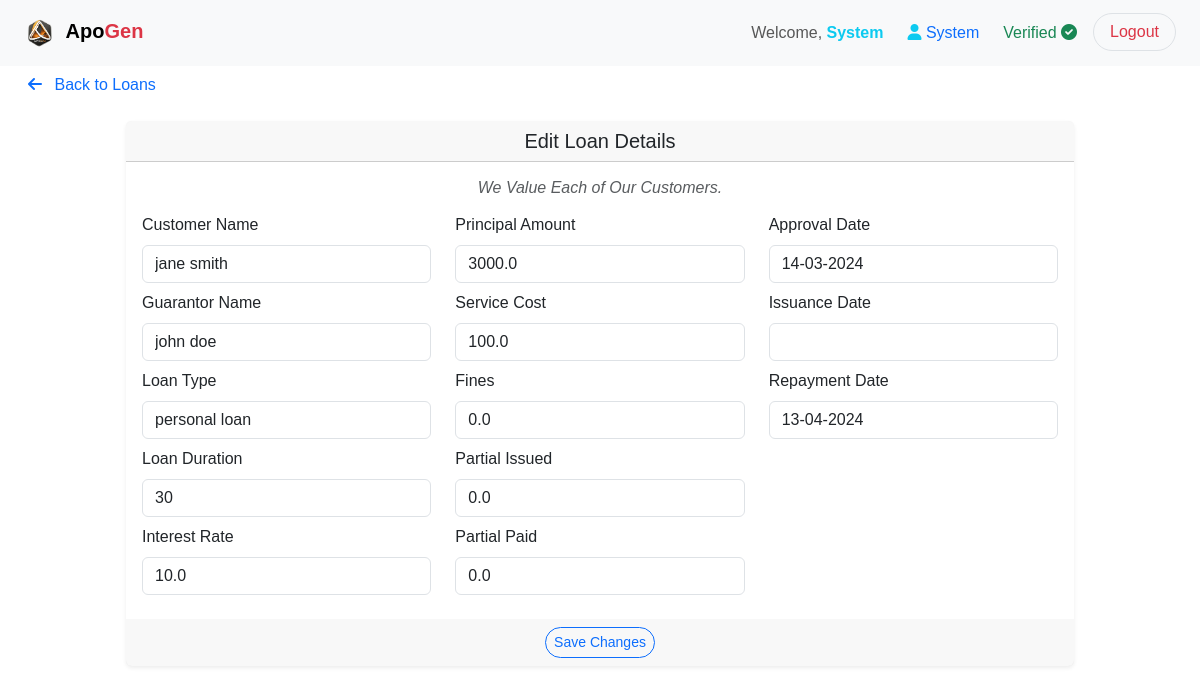
Screenshot of /edit_loan/1 (signed in) with the database file from the repository.
### app/server/database/models.py (models this page shows)
class User(UserMixin, db.Model):
    id = db.Column(db.Integer, primary_key=True)
    first_name = db.Column(db.String(255), nullable=False)
    last_name = db.Column(db.String(255), nullable=False)
    email = db.Column(db.String(255), unique=True, nullable=False)
    mobile_number = db.Column(db.String(15), nullable=False)
    id_number = db.Column(db.String(20), unique=True, nullable=False)
    education_level = db.Column(db.String(50), nullable=False)
    occupation = db.Column(db.String(255), nullable=False)
    dob = db.Column(db.Date, nullable=False)
    password = db.Column(db.String(255), nullable=False)
    membership = db.Column(db.Boolean, default=False, nullable=False)
    verification_status = db.Column(db.Boolean, default=False, nullable=False)
    profile_picture = db.Column(db.String(255))
    timestamp = db.Column(db.DateTime, default=datetime.now(timezone.utc) + timedelta(hours=3), nullable=False)
    role_id = db.Column(db.Integer, db.ForeignKey('role.id'), nullable=False)
    role = db.relationship('Role', backref='users')
    loans = db.relationship('Loan', backref='guarantor', lazy=True)
    contributions = db.relationship('Contribution', backref='user', lazy=True)

class Role(db.Model):
    id = db.Column(db.Integer, primary_key=True)
    name = db.Column(db.String(50), unique=True, nullable=False)

class Loan(db.Model):
    id = db.Column(db.Integer, primary_key=True)
    customer_name = db.Column(db.String(255), nullable=False)
    guarantor_name = db.Column(db.String(255), nullable=False)
    loan_type = db.Column(db.String(255), nullable=False)
    principal = db.Column(db.Float, nullable=False)
    loan_duration = db.Column(db.Integer, nullable=False)
    interest_rate = db.Column(db.Float, default=10, nullable=False)
    service_cost = db.Column(db.Float, default=0, nullable=False)
    fines = db.Column(db.Float, default=0, nullable=True)
    partial_issuance = db.Column(db.Float, default=0, nullable=True)
    partial_payment = db.Column(db.Float, default=0, nullable=True)
    partial_balance = db.Column(db.Float, default=0, nullable=True)
    repayment = db.Column(db.Float, nullable=False)
    profit = db.Column(db.Float, nullable=False)
    loan_status = db.Column(db.String(255), default='pending', nullable=False)
    timestamp = db.Column(db.DateTime, default=datetime.now(timezone.utc) + timedelta(hours=3), nullable=False)
    approval_timestamp = db.Column(db.DateTime, nullable=True)
    issuance_timestamp = db.Column(db.DateTime, nullable=True)
    payment_timestamp = db.Column(db.DateTime, nullable=True)
    guarantor_id = db.Column(db.Integer, db.ForeignKey('user.id'), nullable=False)
    system_id = db.Column(db.Integer, db.ForeignKey('system.id'), nullable=False)
    system = relationship('System', back_populates='loans')

### app/server/routes.py (the view, shortened to what this page needs)
@routes.route('/edit_loan/<int:loan_id>', methods=['GET', 'POST'])
@login_required
def edit_loan(loan_id):
    loan = Loan.query.get_or_404(loan_id)
    form = EditLoanForm(obj=loan)
    form.customer_name.choices = get_customer_names()
    form.guarantor_name.choices = get_guarantor_names()
    form.loan_type.choices = get_loan_types()
    form.loan_duration.choices = get_loan_durations()
    return render_template('common/edit_loan.html', title='Edit Loan', form=form, loan=loan)

### app/server/routes.py (called while the page is built)
@login_manager.user_loader
def load_user(user_id):
    return db.session.get(User, int(user_id))

@routes.context_processor
def inject_now():
    return {'now': datetime.utcnow() + timedelta(hours=3)}

def get_customer_names():
    if current_user.membership:
        customers = User.query.filter(User.id != '1', User.verification_status.is_(True)).all()
    elif current_user.verification_status:
        customers = [current_user]
    else:
        customers = []
    all_names = [f"{customer.first_name} {customer.last_name}" for customer in customers]
    names = sorted(all_names)  # Alphabetically sort names
    return names

def get_guarantor_names():
    guarantors = User.query.filter(User.id != '1', User.membership.is_(True)).all()
    all_names = [f"{guarantor.first_name} {guarantor.last_name}" for guarantor in guarantors]
    names = sorted(all_names)  # Alphabetically sort names
    return names

def get_loan_types():
    all_loan_types = System.query.filter(System.loan_types.isnot(None)).all()
    loan_types = sorted(all_loan_types, key=attrgetter('loan_types'))
    names = [loan_type.loan_types for loan_type in loan_types]
    return names

def get_loan_durations():
    loan_durations = System.query.filter(System.loan_durations.isnot(None)).all()
    all_durations = [loan_duration.loan_durations for loan_duration in loan_durations]
    durations = sorted(all_durations, key=lambda x: int(x))  # Sort durations as integers
    return durations

### app/client/templates/common/edit_loan.html (shortened to what this page needs)
{% extends 'base.html' %}
{% block content %}
<div class="container-fluid">
    <ul class="nav nav-pills justify-content-start border-0">
        <li class="nav-item">
            <a class="nav-link rounded-pill" href="{{ url_for('routes.dashboard') }}">
                <i class="fas fa-arrow-left me-2"></i> Back to Loans
            </a>
        </li>
    </ul>
    <div class="col-md-10 mx-auto p-3 mb-3">
        <form method="post" action="{{ url_for('routes.edit_loan', loan_id=loan.id) }}">
            <div class="card shadow-sm border-0">
                <div class="card-header h5 text-center text-dark">Edit Loan Details</div>
                <div class="card-body">
                    <div class="h6 text-center fst-italic text-muted mb-3">We Value Each of Our Customers.</div>
                    <div class="row">
                        <div class="{% if current_user.role.name in ['admin', 'system'] %} col-md-4 {% else %} col-md-6 {% endif %}">
                            <div class="mb-2">
                                <label for="customer_name" class="form-label">Customer Name</label>
                                {{ form.customer_name(class="form-control", required=True) }}
                            </div>
                            <div class="mb-2">
                                <label for="guarantor_name" class="form-label">Guarantor Name</label>
                                {{ form.guarantor_name(class="form-control", required=True) }}
                            </div>
                            <div class="mb-2">
                                <label for="loan_type" class="form-label">Loan Type</label>
                                {{ form.loan_type(class="form-control", required=True) }}
                            </div>
                            <div class="mb-2">
                                <label for="loan_duration" class="form-label">Loan Duration</label>
                                {{ form.loan_duration(class="form-control", required=True) }}
                            </div>
                            <div class="mb-2">
                                <label for="interest_rate" class="form-label">Interest Rate</label>
                                {{ form.interest_rate(class="form-control", required=True) }}
                            </div>
                        </div>
                        <div class="{% if current_user.role.name in ['admin', 'system'] %} col-md-4 {% else %} col-md-6 {% endif %}">
                            <div class="mb-2">
                                <label for="principal" class="form-label">Principal Amount</label>
                                {{ form.principal(class="form-control", required=True) }}
                            </div>
                            {% if current_user.role.name in ['admin', 'system'] %}
                            <div class="mb-2">
                                <label for="service_cost" class="form-label">Service Cost</label>
                                {{ form.service_cost(class="form-control", required=True) }}
                            </div>
                            <div class="mb-2">
                                <label for="fines" class="form-label">Fines</label>
                                {{ form.fines(class="form-control") }}
                            </div>
                            <div class="mb-2">
                                <label for="loan_duration" class="form-label">Partial Issued</label>
                                {{ form.partial_issuance(class="form-control", required=True) }}
                            </div>
                            <div class="mb-2">
                                <label for="loan_duration" class="form-label">Partial Paid</label>
                                {{ form.partial_payment(class="form-control", required=True) }}
                            </div>
                            {% endif %}
                        </div>
                        {% if current_user.role.name in ['admin', 'system'] %}
                        <div class="col-md-4">
                            <div class="mb-2">
                                <label for="approval_timestamp" class="form-label">Approval Date</label>
                                {{ form.approval_timestamp(class="form-control") }}
                            </div>
                            <div class="mb-2">
                                <label for="issuance_timestamp" class="form-label">Issuance Date</label>
                                {{ form.issuance_timestamp(class="form-control") }}
                            </div>
                            <div class="mb-2">
                                <label for="payment_timestamp" class="form-label">Repayment Date</label>
                                {{ form.payment_timestamp(class="form-control") }}
                            </div>
                        </div>
                        {% endif %}
                    </div>
                </div>
                <div class="card-footer text-center border-0">
                    <button type="submit" class="btn btn-sm btn-outline-primary rounded-pill">Save Changes</button>
                </div>
            </div>
        </form>
    </div>
</div>
{% endblock %}

### app/client/templates/navs/navbar.html (shortened to what this page needs)
{% if not hide_navbar %}
<nav class="navbar navbar-expand-lg fixed-top bg-light">
  <div class="container-fluid mx-2">
    <a class="navbar-brand" href="#TOP">
      <img
        src="{{ url_for('static', filename='images/logo.png') }}"
        alt="Company Logo"
        height="40"
      />
      <span class="fw-bold">Apo</span
      ><span class="text-danger fw-bold">Gen</span>
    </a>
    <div class="collapse navbar-collapse justify-content-end" id="navbarNav">
      <ul class="navbar-nav">
        <li class="nav-item mx-1">
          <span class="nav-link">
            Welcome,
            <b class="text-info">{{ current_user.first_name.title() }}</b>
          </span>
        </li>
        <li class="nav-item mx-1">
          <span class="nav-link">
            <i class="fas fa-user text-info"></i>
            <span class="text-primary">
              {{ current_user.role.name.title() }}
            </span>
          </span>
        </li>
        <li class="nav-item mx-1">
          <span class="nav-link">
            {% if current_user.verification_status %}
            <span class="text-success">Verified</span>
            <i class="fas fa-check-circle text-success"></i>
            {% else %}
            <span class="text-danger">Not Verified</span>
            <i class="fas fa-times-circle text-danger"></i>
            {% endif %}
          </span>
        </li>
        <li class="nav-item mx-1">
          <a
            class="btn btn-outline-danger border rounded-pill px-3"
            href="{{ url_for('routes.logout') }}"
            onclick="localStorage.clear();"
            >Logout</a
          >
        </li>
      </ul>
    </div>
  </div>
</nav>
{% endif %}

### app/client/static/css/style.css (style rules this page uses)
*, *::before, *::after { margin: 0; padding: 0; box-sizing: border-box; }
li { list-style: none; }
button, input, textarea { background: none; border: none; font: inherit; }
button { cursor: pointer; }
input, textarea { width: 100%; }
body { margin: 0; font-family: Arial, sans-serif; overflow-y: scroll; }
.card-footer { overflow: hidden; }

### rows the page displays
User: first_name "System"
Role: role.name "System"
Loan: customer_name "jane smith", guarantor_name "john doe", loan_type "personal loan", loan_duration "30", interest_rate "10.0", principal "3000.0", service_cost "100.0", fines "0.0", partial_issuance "0.0", partial_payment "0.0", approval_timestamp "14-03-2024", payment_timestamp "13-04-2024"
